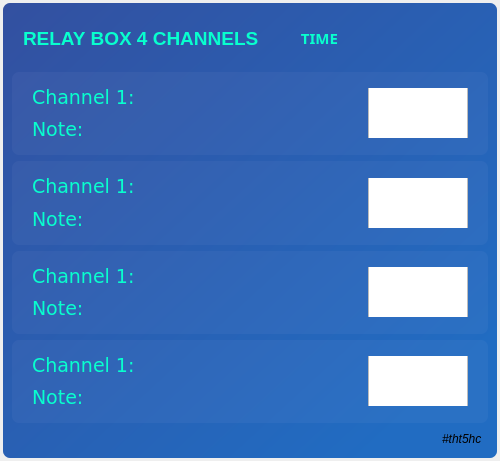
<?xml version="1.0" encoding="UTF-8"?>
<ui version="4.0">
 <class>MainWindow</class>
 <widget class="QMainWindow" name="MainWindow">
  <property name="enabled">
   <bool>true</bool>
  </property>
  <property name="geometry">
   <rect>
    <x>0</x>
    <y>0</y>
    <width>500</width>
    <height>461</height>
   </rect>
  </property>
  <property name="maximumSize">
   <size>
    <width>16777215</width>
    <height>16777215</height>
   </size>
  </property>
  <property name="windowTitle">
   <string>MainWindow</string>
  </property>
  <widget class="QWidget" name="centralwidget">
   <layout class="QVBoxLayout" name="verticalLayout_2">
    <property name="spacing">
     <number>0</number>
    </property>
    <property name="leftMargin">
     <number>3</number>
    </property>
    <property name="topMargin">
     <number>3</number>
    </property>
    <property name="rightMargin">
     <number>3</number>
    </property>
    <property name="bottomMargin">
     <number>3</number>
    </property>
    <item>
     <widget class="QFrame" name="Main_frame">
      <property name="styleSheet">
       <string notr="true">background-color: qlineargradient(spread:pad, x1:0, y1:0, x2:1, y2:1, stop:0 rgba(51, 80, 160, 255), stop:0.86828 rgba(33, 108, 194, 255));
border-radius:7px;</string>
      </property>
      <property name="frameShape">
       <enum>QFrame::NoFrame</enum>
      </property>
      <property name="frameShadow">
       <enum>QFrame::Raised</enum>
      </property>
      <layout class="QVBoxLayout" name="verticalLayout">
       <property name="spacing">
        <number>0</number>
       </property>
       <property name="leftMargin">
        <number>0</number>
       </property>
       <property name="topMargin">
        <number>0</number>
       </property>
       <property name="rightMargin">
        <number>0</number>
       </property>
       <property name="bottomMargin">
        <number>0</number>
       </property>
       <item>
        <widget class="QFrame" name="title_bar">
         <property name="sizePolicy">
          <sizepolicy hsizetype="Expanding" vsizetype="Expanding">
           <horstretch>0</horstretch>
           <verstretch>0</verstretch>
          </sizepolicy>
         </property>
         <property name="minimumSize">
          <size>
           <width>0</width>
           <height>60</height>
          </size>
         </property>
         <property name="maximumSize">
          <size>
           <width>16777215</width>
           <height>50</height>
          </size>
         </property>
         <property name="font">
          <font>
           <family>Arial Black</family>
           <bold>true</bold>
          </font>
         </property>
         <property name="layoutDirection">
          <enum>Qt::LeftToRight</enum>
         </property>
         <property name="autoFillBackground">
          <bool>false</bool>
         </property>
         <property name="styleSheet">
          <string notr="true">background-color:none;</string>
         </property>
         <property name="frameShape">
          <enum>QFrame::NoFrame</enum>
         </property>
         <property name="frameShadow">
          <enum>QFrame::Raised</enum>
         </property>
         <layout class="QHBoxLayout" name="horizontalLayout">
          <property name="spacing">
           <number>0</number>
          </property>
          <property name="leftMargin">
           <number>0</number>
          </property>
          <property name="topMargin">
           <number>0</number>
          </property>
          <property name="rightMargin">
           <number>0</number>
          </property>
          <property name="bottomMargin">
           <number>0</number>
          </property>
          <item>
           <widget class="QFrame" name="frame_title">
            <property name="styleSheet">
             <string notr="true">border:none;</string>
            </property>
            <property name="frameShape">
             <enum>QFrame::StyledPanel</enum>
            </property>
            <property name="frameShadow">
             <enum>QFrame::Raised</enum>
            </property>
            <layout class="QHBoxLayout" name="horizontalLayout_7">
             <property name="leftMargin">
              <number>20</number>
             </property>
             <property name="topMargin">
              <number>9</number>
             </property>
             <item>
              <widget class="QLabel" name="label_title">
               <property name="minimumSize">
                <size>
                 <width>0</width>
                 <height>0</height>
                </size>
               </property>
               <property name="font">
                <font>
                 <family>Tahoma</family>
                 <pointsize>14</pointsize>
                 <bold>true</bold>
                </font>
               </property>
               <property name="styleSheet">
                <string notr="true">QLabel{
color: rgb(8, 255, 206);
}
QLabel:hover{
color: rgba(8, 255, 206,150);
}

</string>
               </property>
               <property name="text">
                <string>RELAY BOX 4 CHANNELS</string>
               </property>
               <property name="alignment">
                <set>Qt::AlignLeading|Qt::AlignLeft|Qt::AlignVCenter</set>
               </property>
              </widget>
             </item>
             <item>
              <widget class="QLabel" name="label_time">
               <property name="minimumSize">
                <size>
                 <width>0</width>
                 <height>0</height>
                </size>
               </property>
               <property name="maximumSize">
                <size>
                 <width>300</width>
                 <height>16777215</height>
                </size>
               </property>
               <property name="font">
                <font>
                 <family>Microsoft JhengHei</family>
                 <pointsize>11</pointsize>
                 <bold>true</bold>
                </font>
               </property>
               <property name="styleSheet">
                <string notr="true">QLabel{
color: rgb(8, 255, 206);
}
QLabel:hover{
color: rgba(8, 255, 206,150);
}

</string>
               </property>
               <property name="text">
                <string>TIME</string>
               </property>
               <property name="alignment">
                <set>Qt::AlignCenter</set>
               </property>
              </widget>
             </item>
             <item>
              <widget class="QFrame" name="rightButtons">
               <property name="minimumSize">
                <size>
                 <width>0</width>
                 <height>28</height>
                </size>
               </property>
               <property name="maximumSize">
                <size>
                 <width>130</width>
                 <height>16777215</height>
                </size>
               </property>
               <property name="layoutDirection">
                <enum>Qt::LeftToRight</enum>
               </property>
               <property name="styleSheet">
                <string notr="true">/* Top Buttons */
#rightButtons .QPushButton { background-color: rgba(255, 255, 255, 0); border: none;  border-radius: 5px; }
#rightButtons .QPushButton:hover { background-color: rgb(44, 49, 57); border-style: solid; border-radius: 4px; }
#rightButtons .QPushButton:pressed { background-color: rgb(235, 245, 225); border-style: solid; border-radius: 4px; }</string>
               </property>
               <property name="frameShape">
                <enum>QFrame::NoFrame</enum>
               </property>
               <property name="frameShadow">
                <enum>QFrame::Raised</enum>
               </property>
               <layout class="QHBoxLayout" name="horizontalLayout_13">
                <property name="spacing">
                 <number>5</number>
                </property>
                <property name="leftMargin">
                 <number>0</number>
                </property>
                <property name="topMargin">
                 <number>0</number>
                </property>
                <property name="rightMargin">
                 <number>0</number>
                </property>
                <property name="bottomMargin">
                 <number>0</number>
                </property>
                <item>
                 <widget class="QPushButton" name="settingsTopBtn">
                  <property name="minimumSize">
                   <size>
                    <width>28</width>
                    <height>28</height>
                   </size>
                  </property>
                  <property name="maximumSize">
                   <size>
                    <width>28</width>
                    <height>28</height>
                   </size>
                  </property>
                  <property name="cursor">
                   <cursorShape>PointingHandCursor</cursorShape>
                  </property>
                  <property name="toolTip">
                   <string>Settings</string>
                  </property>
                  <property name="text">
                   <string/>
                  </property>
                  <property name="icon">
                   <iconset>
                    <normaloff>icon_settings.png</normaloff>icon_settings.png</iconset>
                  </property>
                  <property name="iconSize">
                   <size>
                    <width>20</width>
                    <height>20</height>
                   </size>
                  </property>
                 </widget>
                </item>
                <item>
                 <widget class="QPushButton" name="minimizeAppBtn">
                  <property name="minimumSize">
                   <size>
                    <width>28</width>
                    <height>28</height>
                   </size>
                  </property>
                  <property name="maximumSize">
                   <size>
                    <width>28</width>
                    <height>28</height>
                   </size>
                  </property>
                  <property name="cursor">
                   <cursorShape>PointingHandCursor</cursorShape>
                  </property>
                  <property name="toolTip">
                   <string>Minimize</string>
                  </property>
                  <property name="text">
                   <string/>
                  </property>
                  <property name="icon">
                   <iconset>
                    <normaloff>icon_minimize.png</normaloff>icon_minimize.png</iconset>
                  </property>
                  <property name="iconSize">
                   <size>
                    <width>20</width>
                    <height>20</height>
                   </size>
                  </property>
                 </widget>
                </item>
                <item>
                 <widget class="QPushButton" name="closeAppBtn">
                  <property name="minimumSize">
                   <size>
                    <width>28</width>
                    <height>28</height>
                   </size>
                  </property>
                  <property name="maximumSize">
                   <size>
                    <width>28</width>
                    <height>28</height>
                   </size>
                  </property>
                  <property name="cursor">
                   <cursorShape>PointingHandCursor</cursorShape>
                  </property>
                  <property name="toolTip">
                   <string>Close</string>
                  </property>
                  <property name="text">
                   <string/>
                  </property>
                  <property name="icon">
                   <iconset>
                    <normaloff>icon_close.png</normaloff>icon_close.png</iconset>
                  </property>
                  <property name="iconSize">
                   <size>
                    <width>20</width>
                    <height>20</height>
                   </size>
                  </property>
                 </widget>
                </item>
               </layout>
              </widget>
             </item>
            </layout>
           </widget>
          </item>
         </layout>
        </widget>
       </item>
       <item>
        <widget class="QFrame" name="frame">
         <property name="styleSheet">
          <string notr="true">background-color: none</string>
         </property>
         <property name="frameShape">
          <enum>QFrame::StyledPanel</enum>
         </property>
         <property name="frameShadow">
          <enum>QFrame::Raised</enum>
         </property>
         <layout class="QVBoxLayout" name="verticalLayout_7">
          <item>
           <widget class="QFrame" name="frame_2">
            <property name="autoFillBackground">
             <bool>false</bool>
            </property>
            <property name="styleSheet">
             <string notr="true">background-color: rgba(255, 225, 255, 10);</string>
            </property>
            <property name="frameShape">
             <enum>QFrame::StyledPanel</enum>
            </property>
            <property name="frameShadow">
             <enum>QFrame::Raised</enum>
            </property>
            <layout class="QHBoxLayout" name="horizontalLayout_2">
             <property name="leftMargin">
              <number>20</number>
             </property>
             <property name="rightMargin">
              <number>20</number>
             </property>
             <item>
              <widget class="QFrame" name="frame_3">
               <property name="styleSheet">
                <string notr="true">background-color: none</string>
               </property>
               <property name="frameShape">
                <enum>QFrame::StyledPanel</enum>
               </property>
               <property name="frameShadow">
                <enum>QFrame::Raised</enum>
               </property>
               <layout class="QVBoxLayout" name="verticalLayout_3">
                <property name="spacing">
                 <number>0</number>
                </property>
                <property name="leftMargin">
                 <number>0</number>
                </property>
                <property name="topMargin">
                 <number>0</number>
                </property>
                <property name="rightMargin">
                 <number>0</number>
                </property>
                <property name="bottomMargin">
                 <number>0</number>
                </property>
                <item>
                 <widget class="QLabel" name="label_title_2">
                  <property name="minimumSize">
                   <size>
                    <width>0</width>
                    <height>0</height>
                   </size>
                  </property>
                  <property name="font">
                   <font>
                    <family>Verdana</family>
                    <pointsize>14</pointsize>
                    <bold>false</bold>
                   </font>
                  </property>
                  <property name="styleSheet">
                   <string notr="true">QLabel{
color: rgb(8, 255, 206);
background-color: none;
}</string>
                  </property>
                  <property name="text">
                   <string>Channel 1:</string>
                  </property>
                  <property name="alignment">
                   <set>Qt::AlignLeading|Qt::AlignLeft|Qt::AlignVCenter</set>
                  </property>
                 </widget>
                </item>
                <item>
                 <widget class="QLabel" name="note1">
                  <property name="minimumSize">
                   <size>
                    <width>0</width>
                    <height>0</height>
                   </size>
                  </property>
                  <property name="font">
                   <font>
                    <family>Verdana</family>
                    <pointsize>14</pointsize>
                    <bold>false</bold>
                   </font>
                  </property>
                  <property name="styleSheet">
                   <string notr="true">QLabel{
color: rgb(8, 255, 206);
background-color: none;
}
QLabel:hover{
color: rgba(8, 255, 206,150);
}


</string>
                  </property>
                  <property name="text">
                   <string>Note:</string>
                  </property>
                  <property name="scaledContents">
                   <bool>false</bool>
                  </property>
                  <property name="alignment">
                   <set>Qt::AlignLeading|Qt::AlignLeft|Qt::AlignVCenter</set>
                  </property>
                  <property name="textInteractionFlags">
                   <set>Qt::LinksAccessibleByMouse|Qt::TextEditable|Qt::TextSelectableByMouse</set>
                  </property>
                 </widget>
                </item>
               </layout>
              </widget>
             </item>
             <item>
              <widget class="QCheckBox" name="relay1">
               <property name="maximumSize">
                <size>
                 <width>120</width>
                 <height>50</height>
                </size>
               </property>
               <property name="layoutDirection">
                <enum>Qt::RightToLeft</enum>
               </property>
               <property name="styleSheet">
                <string notr="true">QCheckBox{
background-color: none;
}
QCheckBox::indicator{
	width: 100px;
	height: 100px;
}

QCheckBox::indicator:checked{
	image: url(&quot;on.png&quot;);
}
QCheckBox::indicator:unchecked{
	image: url(&quot;off.png&quot;);
}</string>
               </property>
               <property name="text">
                <string/>
               </property>
              </widget>
             </item>
            </layout>
           </widget>
          </item>
          <item>
           <widget class="QFrame" name="frame_4">
            <property name="autoFillBackground">
             <bool>false</bool>
            </property>
            <property name="styleSheet">
             <string notr="true">background-color: rgba(255, 225, 255, 10);</string>
            </property>
            <property name="frameShape">
             <enum>QFrame::StyledPanel</enum>
            </property>
            <property name="frameShadow">
             <enum>QFrame::Raised</enum>
            </property>
            <layout class="QHBoxLayout" name="horizontalLayout_10">
             <property name="leftMargin">
              <number>20</number>
             </property>
             <property name="rightMargin">
              <number>20</number>
             </property>
             <item>
              <widget class="QFrame" name="frame_5">
               <property name="styleSheet">
                <string notr="true">background-color: none</string>
               </property>
               <property name="frameShape">
                <enum>QFrame::StyledPanel</enum>
               </property>
               <property name="frameShadow">
                <enum>QFrame::Raised</enum>
               </property>
               <layout class="QVBoxLayout" name="verticalLayout_4">
                <property name="spacing">
                 <number>0</number>
                </property>
                <property name="leftMargin">
                 <number>0</number>
                </property>
                <property name="topMargin">
                 <number>0</number>
                </property>
                <property name="rightMargin">
                 <number>0</number>
                </property>
                <property name="bottomMargin">
                 <number>0</number>
                </property>
                <item>
                 <widget class="QLabel" name="label_title_10">
                  <property name="minimumSize">
                   <size>
                    <width>0</width>
                    <height>0</height>
                   </size>
                  </property>
                  <property name="font">
                   <font>
                    <family>Verdana</family>
                    <pointsize>14</pointsize>
                    <bold>false</bold>
                   </font>
                  </property>
                  <property name="styleSheet">
                   <string notr="true">QLabel{
color: rgb(8, 255, 206);
background-color: none;
}</string>
                  </property>
                  <property name="text">
                   <string>Channel 1:</string>
                  </property>
                  <property name="alignment">
                   <set>Qt::AlignLeading|Qt::AlignLeft|Qt::AlignVCenter</set>
                  </property>
                 </widget>
                </item>
                <item>
                 <widget class="QLabel" name="note2">
                  <property name="minimumSize">
                   <size>
                    <width>0</width>
                    <height>0</height>
                   </size>
                  </property>
                  <property name="font">
                   <font>
                    <family>Verdana</family>
                    <pointsize>14</pointsize>
                    <bold>false</bold>
                   </font>
                  </property>
                  <property name="styleSheet">
                   <string notr="true">QLabel{
color: rgb(8, 255, 206);
background-color: none;
}
QLabel:hover{
color: rgba(8, 255, 206,150);
}


</string>
                  </property>
                  <property name="text">
                   <string>Note:</string>
                  </property>
                  <property name="scaledContents">
                   <bool>false</bool>
                  </property>
                  <property name="alignment">
                   <set>Qt::AlignLeading|Qt::AlignLeft|Qt::AlignVCenter</set>
                  </property>
                  <property name="textInteractionFlags">
                   <set>Qt::LinksAccessibleByMouse|Qt::TextEditable|Qt::TextSelectableByMouse</set>
                  </property>
                 </widget>
                </item>
               </layout>
              </widget>
             </item>
             <item>
              <widget class="QCheckBox" name="relay2">
               <property name="maximumSize">
                <size>
                 <width>120</width>
                 <height>50</height>
                </size>
               </property>
               <property name="layoutDirection">
                <enum>Qt::RightToLeft</enum>
               </property>
               <property name="styleSheet">
                <string notr="true">QCheckBox{
background-color: none;
}
QCheckBox::indicator{
	width: 100px;
	height: 100px;
}

QCheckBox::indicator:checked{
	image: url(&quot;on.png&quot;);
}
QCheckBox::indicator:unchecked{
	image: url(&quot;off.png&quot;);
}</string>
               </property>
               <property name="text">
                <string/>
               </property>
              </widget>
             </item>
            </layout>
           </widget>
          </item>
          <item>
           <widget class="QFrame" name="frame_8">
            <property name="autoFillBackground">
             <bool>false</bool>
            </property>
            <property name="styleSheet">
             <string notr="true">background-color: rgba(255, 225, 255, 10);</string>
            </property>
            <property name="frameShape">
             <enum>QFrame::StyledPanel</enum>
            </property>
            <property name="frameShadow">
             <enum>QFrame::Raised</enum>
            </property>
            <layout class="QHBoxLayout" name="horizontalLayout_12">
             <property name="leftMargin">
              <number>20</number>
             </property>
             <property name="rightMargin">
              <number>20</number>
             </property>
             <item>
              <widget class="QFrame" name="frame_9">
               <property name="styleSheet">
                <string notr="true">background-color: none</string>
               </property>
               <property name="frameShape">
                <enum>QFrame::StyledPanel</enum>
               </property>
               <property name="frameShadow">
                <enum>QFrame::Raised</enum>
               </property>
               <layout class="QVBoxLayout" name="verticalLayout_6">
                <property name="spacing">
                 <number>0</number>
                </property>
                <property name="leftMargin">
                 <number>0</number>
                </property>
                <property name="topMargin">
                 <number>0</number>
                </property>
                <property name="rightMargin">
                 <number>0</number>
                </property>
                <property name="bottomMargin">
                 <number>0</number>
                </property>
                <item>
                 <widget class="QLabel" name="label_title_14">
                  <property name="minimumSize">
                   <size>
                    <width>0</width>
                    <height>0</height>
                   </size>
                  </property>
                  <property name="font">
                   <font>
                    <family>Verdana</family>
                    <pointsize>14</pointsize>
                    <bold>false</bold>
                   </font>
                  </property>
                  <property name="styleSheet">
                   <string notr="true">QLabel{
color: rgb(8, 255, 206);
background-color: none;
}</string>
                  </property>
                  <property name="text">
                   <string>Channel 1:</string>
                  </property>
                  <property name="alignment">
                   <set>Qt::AlignLeading|Qt::AlignLeft|Qt::AlignVCenter</set>
                  </property>
                 </widget>
                </item>
                <item>
                 <widget class="QLabel" name="note4">
                  <property name="minimumSize">
                   <size>
                    <width>0</width>
                    <height>0</height>
                   </size>
                  </property>
                  <property name="font">
                   <font>
                    <family>Verdana</family>
                    <pointsize>14</pointsize>
                    <bold>false</bold>
                   </font>
                  </property>
                  <property name="styleSheet">
                   <string notr="true">QLabel{
color: rgb(8, 255, 206);
background-color: none;
}
QLabel:hover{
color: rgba(8, 255, 206,150);
}


</string>
                  </property>
                  <property name="text">
                   <string>Note:</string>
                  </property>
                  <property name="scaledContents">
                   <bool>false</bool>
                  </property>
                  <property name="alignment">
                   <set>Qt::AlignLeading|Qt::AlignLeft|Qt::AlignVCenter</set>
                  </property>
                  <property name="textInteractionFlags">
                   <set>Qt::LinksAccessibleByMouse|Qt::TextEditable|Qt::TextSelectableByMouse</set>
                  </property>
                 </widget>
                </item>
               </layout>
              </widget>
             </item>
             <item>
              <widget class="QCheckBox" name="relay3">
               <property name="maximumSize">
                <size>
                 <width>120</width>
                 <height>50</height>
                </size>
               </property>
               <property name="layoutDirection">
                <enum>Qt::RightToLeft</enum>
               </property>
               <property name="styleSheet">
                <string notr="true">QCheckBox{
background-color: none;
}
QCheckBox::indicator{
	width: 100px;
	height: 100px;
}

QCheckBox::indicator:checked{
	image: url(&quot;on.png&quot;);
}
QCheckBox::indicator:unchecked{
	image: url(&quot;off.png&quot;);
}</string>
               </property>
               <property name="text">
                <string/>
               </property>
              </widget>
             </item>
            </layout>
           </widget>
          </item>
          <item>
           <widget class="QFrame" name="frame_6">
            <property name="autoFillBackground">
             <bool>false</bool>
            </property>
            <property name="styleSheet">
             <string notr="true">background-color: rgba(255, 225, 255, 10);</string>
            </property>
            <property name="frameShape">
             <enum>QFrame::StyledPanel</enum>
            </property>
            <property name="frameShadow">
             <enum>QFrame::Raised</enum>
            </property>
            <layout class="QHBoxLayout" name="horizontalLayout_11">
             <property name="leftMargin">
              <number>20</number>
             </property>
             <property name="rightMargin">
              <number>20</number>
             </property>
             <item>
              <widget class="QFrame" name="frame_7">
               <property name="styleSheet">
                <string notr="true">background-color: none</string>
               </property>
               <property name="frameShape">
                <enum>QFrame::StyledPanel</enum>
               </property>
               <property name="frameShadow">
                <enum>QFrame::Raised</enum>
               </property>
               <layout class="QVBoxLayout" name="verticalLayout_5">
                <property name="spacing">
                 <number>0</number>
                </property>
                <property name="leftMargin">
                 <number>0</number>
                </property>
                <property name="topMargin">
                 <number>0</number>
                </property>
                <property name="rightMargin">
                 <number>0</number>
                </property>
                <property name="bottomMargin">
                 <number>0</number>
                </property>
                <item>
                 <widget class="QLabel" name="label_title_12">
                  <property name="minimumSize">
                   <size>
                    <width>0</width>
                    <height>0</height>
                   </size>
                  </property>
                  <property name="font">
                   <font>
                    <family>Verdana</family>
                    <pointsize>14</pointsize>
                    <bold>false</bold>
                   </font>
                  </property>
                  <property name="styleSheet">
                   <string notr="true">QLabel{
color: rgb(8, 255, 206);
background-color: none;
}</string>
                  </property>
                  <property name="text">
                   <string>Channel 1:</string>
                  </property>
                  <property name="alignment">
                   <set>Qt::AlignLeading|Qt::AlignLeft|Qt::AlignVCenter</set>
                  </property>
                 </widget>
                </item>
                <item>
                 <widget class="QLabel" name="label_title_13">
                  <property name="minimumSize">
                   <size>
                    <width>0</width>
                    <height>0</height>
                   </size>
                  </property>
                  <property name="font">
                   <font>
                    <family>Verdana</family>
                    <pointsize>14</pointsize>
                    <bold>false</bold>
                   </font>
                  </property>
                  <property name="styleSheet">
                   <string notr="true">QLabel{
color: rgb(8, 255, 206);
background-color: none;
}
QLabel:hover{
color: rgba(8, 255, 206,150);
}


</string>
                  </property>
                  <property name="text">
                   <string>Note:</string>
                  </property>
                  <property name="scaledContents">
                   <bool>false</bool>
                  </property>
                  <property name="alignment">
                   <set>Qt::AlignLeading|Qt::AlignLeft|Qt::AlignVCenter</set>
                  </property>
                  <property name="textInteractionFlags">
                   <set>Qt::LinksAccessibleByMouse|Qt::TextEditable|Qt::TextSelectableByMouse</set>
                  </property>
                 </widget>
                </item>
               </layout>
              </widget>
             </item>
             <item>
              <widget class="QCheckBox" name="relay4">
               <property name="maximumSize">
                <size>
                 <width>120</width>
                 <height>50</height>
                </size>
               </property>
               <property name="layoutDirection">
                <enum>Qt::RightToLeft</enum>
               </property>
               <property name="styleSheet">
                <string notr="true">QCheckBox{
background-color: none;
}
QCheckBox::indicator{
	width: 100px;
	height: 100px;
}

QCheckBox::indicator:checked{
	image: url(&quot;on.png&quot;);
}
QCheckBox::indicator:unchecked{
	image: url(&quot;off.png&quot;);
}</string>
               </property>
               <property name="text">
                <string/>
               </property>
              </widget>
             </item>
            </layout>
           </widget>
          </item>
          <item>
           <widget class="QFrame" name="frame_10">
            <property name="maximumSize">
             <size>
              <width>16777215</width>
              <height>20</height>
             </size>
            </property>
            <property name="frameShape">
             <enum>QFrame::StyledPanel</enum>
            </property>
            <property name="frameShadow">
             <enum>QFrame::Raised</enum>
            </property>
            <layout class="QHBoxLayout" name="horizontalLayout_3">
             <property name="spacing">
              <number>0</number>
             </property>
             <property name="leftMargin">
              <number>0</number>
             </property>
             <property name="topMargin">
              <number>0</number>
             </property>
             <property name="rightMargin">
              <number>0</number>
             </property>
             <property name="bottomMargin">
              <number>0</number>
             </property>
             <item>
              <widget class="QLabel" name="label_credit">
               <property name="minimumSize">
                <size>
                 <width>0</width>
                 <height>0</height>
                </size>
               </property>
               <property name="font">
                <font>
                 <family>Tahoma</family>
                 <pointsize>9</pointsize>
                 <italic>true</italic>
                 <bold>false</bold>
                </font>
               </property>
               <property name="styleSheet">
                <string notr="true"/>
               </property>
               <property name="text">
                <string>#tht5hc  </string>
               </property>
               <property name="alignment">
                <set>Qt::AlignRight|Qt::AlignTrailing|Qt::AlignVCenter</set>
               </property>
               <property name="margin">
                <number>5</number>
               </property>
              </widget>
             </item>
            </layout>
           </widget>
          </item>
         </layout>
        </widget>
       </item>
      </layout>
     </widget>
    </item>
   </layout>
  </widget>
 </widget>
 <resources/>
 <connections/>
</ui>
